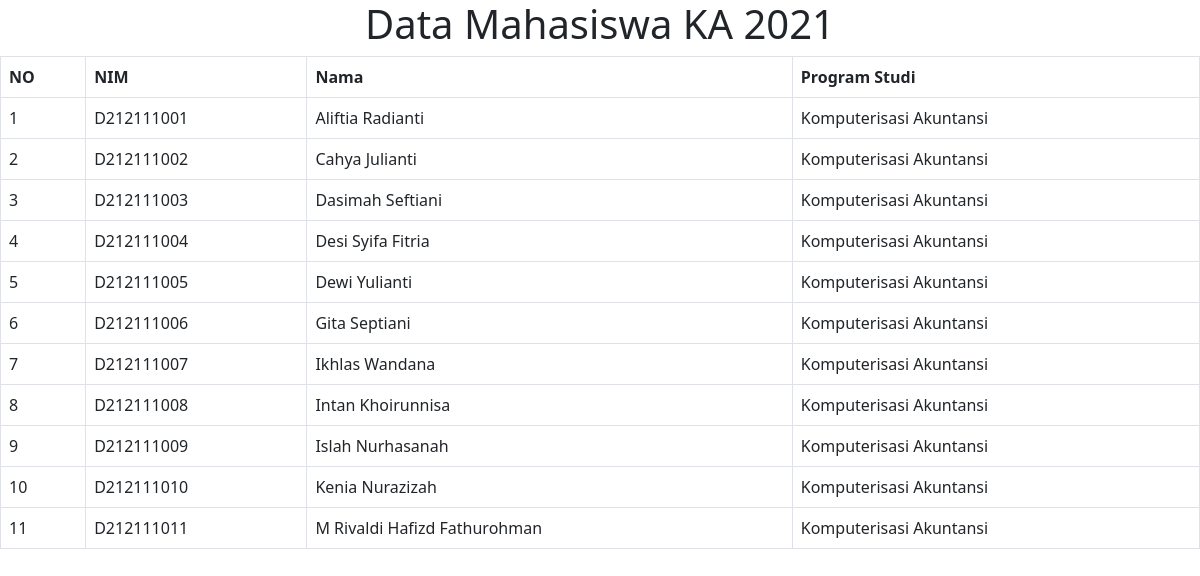
/List_Mahasiswa.php, run on the app's committed database.
### tables this page shows
CREATE TABLE `students` (
  `nim` varchar(100) NOT NULL,
  `nama` varchar(100) NOT NULL,
  `study_program_id` int(100) NOT NULL
);

CREATE TABLE `study_programs` (
  `id` int(10) NOT NULL,
  `name` varchar(100) NOT NULL
);

### List_mahasiswa.php (the view, shortened to what this page needs)
<?php
$mysqli = new mysqli('localhost', 'root','','tedc');
$result = $mysqli->query("SELECT students.nim, students.nama, study_programs.name
                          FROM students INNER JOIN study_programs ON students.study_program_id = study_programs.id
                          WHERE study_programs.id= 12;");
$mahasiswa = [];
while ($row = $result->fetch_assoc()) {
    array_push($mahasiswa, $row);
}
?>
<!DOCTYPE html>
<html lang="en">
<head>
    <link href="https://cdn.jsdelivr.net/npm/bootstrap@5.0.2/dist/css/bootstrap.min.css" rel="stylesheet">
</head>
<body>
    <h1 align="center"> Data Mahasiswa KA 2021 </h1>
    <table class="table table-bordered table-hover">
        <tr>
            <th>NO</th>
            <th>NIM</th>
            <th>Nama</th>
            <th>Program Studi</th>
        </tr>
        <?php
        $no=1;
            foreach ($mahasiswa as $row) { ?>
            <tr>
                <td><?= $no++; ?></td>
                <td><?= $row['nim']; ?></td>
                <td><?= $row['nama']; ?></td>
                <td><?= $row['name']; ?></td>
            </tr>
        <?php } ?>
    </table>
</body>
</html>

### data on the page
students: nim "D212111001", nama "Aliftia Radianti", study_program.name "Komputerisasi Akuntansi"
students: nim "D212111002", nama "Cahya Julianti", study_program.name "Komputerisasi Akuntansi"
students: nim "D212111003", nama "Dasimah Seftiani", study_program.name "Komputerisasi Akuntansi"
students: nim "D212111004", nama "Desi Syifa Fitria", study_program.name "Komputerisasi Akuntansi"
students: nim "D212111005", nama "Dewi Yulianti", study_program.name "Komputerisasi Akuntansi"
students: nim "D212111006", nama "Gita Septiani", study_program.name "Komputerisasi Akuntansi"
students: nim "D212111007", nama "Ikhlas Wandana", study_program.name "Komputerisasi Akuntansi"
students: nim "D212111008", nama "Intan Khoirunnisa", study_program.name "Komputerisasi Akuntansi"
students: nim "D212111009", nama "Islah Nurhasanah", study_program.name "Komputerisasi Akuntansi"
students: nim "D212111010", nama "Kenia Nurazizah", study_program.name "Komputerisasi Akuntansi"
students: nim "D212111011", nama "M Rivaldi Hafizd Fathurohman", study_program.name "Komputerisasi Akuntansi"
